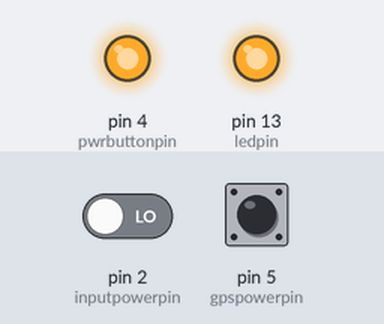
A sketch run on a simulated Arduino Uno, built with avr-gcc and run on an emulated ATmega328P. On the bench: output pins drawn as LEDs (lit = HIGH). The inputs (shaded band) are chosen by the test bench; at power-on: pin 2 (inputpowerpin) LOW, pin 5 (gpspowerpin) HIGH.

Above: at 0.1 s.
At 5.4 s:
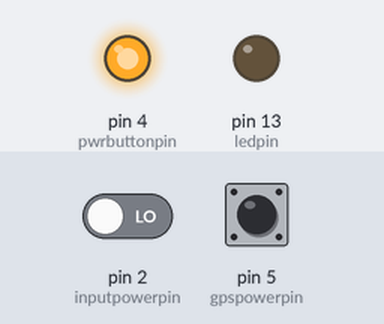
Timing chart, 0 to 6.9 s (numbered marks = the images above):
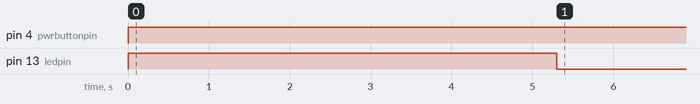

The sketch:

tomtom.gps.auto.on.ino
```cpp
#include "LowPower.h"

// The TomTom Mkii Bluetooth GPS receiver does not automatically turn on when power is applied via its charging port.
// The power button must be held for approximately 1 second to toggle it on/off.
// This program is intented to be used with an ardunio with an I/O pin connected to one of the leads of the power button
// to simulate a power button press and turn the device on as soon as power is applied to the charging port and also turn
// the device off when power is removed from the charging port.

// Also this program will wake the GPS unit periodically so that it can maintain a good GPS lock. (the unit automatically
// turns itself off after 5 minutes if it is not connected to anything via bluetooth, so the battery will not be used very much)

const int ledpin = 13;       // built-in led pin
const int pwrbuttonpin = 4; //[BLUE] pin to be connected to tomtom gps power button "sense" lead
const int inputpowerpin = 2; //[RED] pin to be connected to positive voltage of power adaptor jack (NEED external pulldown)
const int gpspowerpin = 5;   //[YELLOW] pin to be connected to GPS circuit to detect when GPS is powered on

// delay for simulated power button hold-down (ms)
const unsigned long pwrbuttondelay = 1100;

byte inputpowerpin_state = LOW;           // inputpowerpin state
byte inputpowerpin_state_last = LOW;      // last inputpowerpin state
byte inputpowerpin_state_stab = LOW;      // stable (debounced) inputpowerpin state
int inputpowerpin_state_stab_last = -1;   // last stable (debounced) inputpowerpin state (for detecting state change)
                                              // (set as neither LOW nor HIGH so that it will run change code at least once)
// debounce vars
unsigned long lastDebounceTime = 0;
const unsigned long debounceDelay = 1000;

// time we should start waiting from to determine when we can sleep
unsigned long sleepWaitDelayStart = 0;

// flag for external interrupt
volatile bool inputpowerpin_wakeupflag = false;

// counter for how many 8sec sleep cycles have been completed
unsigned int eightsec_sleepcounter = 0;

// number of 8sec sleep periods we want to sleep between GPS power-ons
// const unsigned int eightsec_sleeps = 450; // wakeup once every 1hr (1hr = 3600sec, 3600sec / 8sec = 450)
const unsigned int eightsec_sleeps = 900; // wakeup once every 2hr (2hr = 7200sec, 7200sec / 8sec = 900)

// function to "press" power button
void press_power_button() {
  // short pwrbuttonpin to HIGH
  // (simulate button press)
  digitalWrite(pwrbuttonpin, HIGH);
  pinMode(pwrbuttonpin, OUTPUT);

  // digitalWrite(ledpin, HIGH);

  // wait
  delay(pwrbuttondelay);

  // "disconnect" pwrbuttonpin (input mode = high impediance)
  // (simulate button release)
  pinMode(pwrbuttonpin, INPUT);
  digitalWrite(pwrbuttonpin, LOW);

  // digitalWrite(ledpin, LOW);

  // reset sleep wait
  sleepWaitDelayStart = millis();
}

// function for interrupt binding
void inputpowerpin_wakeup() {
  // (interrupt was triggered)
  inputpowerpin_wakeupflag = true;
}

// go into low power sleep mode until interrupt happens (change in state of input power pin)
void sleepUntilPwrChange() {
  digitalWrite(ledpin, LOW);

  // setup interrupt, then sleep until interrupt triggers
  attachInterrupt(digitalPinToInterrupt(inputpowerpin), inputpowerpin_wakeup, CHANGE);
  // LowPower.powerDown(SLEEP_FOREVER, ADC_OFF, BOD_OFF); //(for previous sleep until external CHANGE interrupt ONLY operation)

  eightsec_sleepcounter = 0;

  // infinite loop
  while (true) {
    // do 8s sleep
    LowPower.powerDown(SLEEP_8S, ADC_OFF, BOD_OFF);
    eightsec_sleepcounter++;

    // if we have slept enough that it is time for periodic GPS turn-on:
    if (eightsec_sleepcounter >= eightsec_sleeps) {
      // if GPS is powered off then press button to turn it on
      if (digitalRead(gpspowerpin) == LOW) press_power_button();
      eightsec_sleepcounter = 0;
    }

    // if inputpowerpin_wakeupflag then exit inf loop
    if (inputpowerpin_wakeupflag) break;
  }

  // detach interrupt as soon as we wake up b/c we don't need it again until we sleep the next time
  detachInterrupt(digitalPinToInterrupt(inputpowerpin));

  inputpowerpin_wakeupflag = false;

  // reset sleep wait (need enough time to do debouncing on input power pin signal and press power button)
  // if we don't reset sleep timer here then it will just immediately sleep on next loop() cycle without doing anything...
  sleepWaitDelayStart = millis();
  digitalWrite(ledpin, HIGH);
}

void setup() {
  // turn on built-in led
  pinMode(ledpin, OUTPUT);
  digitalWrite(ledpin, HIGH);

  // set pwrbuttonpin pin low (to gnd?)
  pinMode(pwrbuttonpin, INPUT);
  digitalWrite(pwrbuttonpin, LOW);
}

void loop() {

  // read powerbuttonpin
  inputpowerpin_state = digitalRead(inputpowerpin);

  // every time inputpowerpin changes, reset debounce timer
  if (inputpowerpin_state != inputpowerpin_state_last) {
    lastDebounceTime = millis();
  }

  // if inputpowerpin state has not changed in (debounceDelay)ms then accept current state
  if((millis() - lastDebounceTime) > debounceDelay) {
    // store new stable state
    inputpowerpin_state_stab = inputpowerpin_state;
  }

  // if input power pin and gps power state is mis-matched then we need to "press" button to toggle gps power state
  if (inputpowerpin_state_stab != inputpowerpin_state_stab_last) {
    if (inputpowerpin_state_stab != digitalRead(gpspowerpin)) {
      press_power_button();
    }
  }

  if ((millis() - sleepWaitDelayStart) > ((pwrbuttondelay + debounceDelay) * 2)) {
      // sleep until inputpowerpin changes state
      sleepUntilPwrChange();
  }

  // store last states for debouncing and stable state
  inputpowerpin_state_stab_last = inputpowerpin_state_stab;
  inputpowerpin_state_last = inputpowerpin_state;

}
```

Measured:
- by itself, pin 4 (pwrbuttonpin): LOW → HIGH at 0.00 s
- by itself, pin 13 (ledpin): HIGH → LOW at 5.3 s
